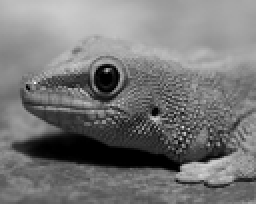
%> input picture asadk_1147299_Project1/graylizard.bmp, 128 x 102 px, shrunk from 1280 x 1024 before the run (shown 2 times larger)
$ octave --eval "downsample;"   (GNU Octave 9; MATLAB toolbox functions it lacks are replaced by stand-ins)
%> lines starting %> are read from the running program, lines starting %| are printed output that depends on the picture
%> in downsample, original is the input picture: size 102x128 uint8; min 0, max 247, mean 119.2
### asadk_1147299_Project1/bicubic_int.m
function im_zoom = bicubic_int(original, zoom, s);
%> called with zoom = 1, s = 2
w = original;
%w=rgb2gray(original);              %convert to grayscale
[r,c,d] = size(w);                  %number of rows and columns and depth
%> r = 102; c = 128; d = 1
r_new = r*zoom/s;                   %create new row and column variables
%> r_new = 51
c_new = c*zoom/s;                   %depending on up or down sample
%> c_new = 64
r_zoom = r_new/(r-1);               %
%> r_zoom = 0.505
c_zoom = c_new/(c-1);
%> c_zoom = 0.504
img = zeros(r_new,c_new,d);

[x,y,z] = derive(w,r,c,s);

img = make(r_zoom, c_zoom, img, r_new, c_new, w, x, y, z);

%im_zoom = mat2gray(img);
im_zoom = img;
end

### asadk_1147299_Project1/derive.m
function [x,y,z] = derive(w,r,c,s)
%> called with r = 102, c = 128, s = 2
x = zeros(r,c);
y = zeros(r,c);
z = zeros(r,c);
for i=1:s:r
    for j=1:s:c
        if((i==1)||(i==r))                      %horizontal edge case
            x(i,j) = 0;                         %pad zeros
        elseif ((j==1)||(j==c))                 %vertical edge case
            y(i,j) = w(i,j);                    %keep original value
        elseif ((i~=1)&&(i~=r))
            x(i,j) = (w(i+1,j)-w(i-1,j))./2;    %x derivative using slope
        elseif ((j~=1)&&(j~=c))
            y(i,j) = (w(i,j+1)-w(i,j-1))./2;    %y derivative using slope
        elseif ((i~=1)&&(i~=r)&&(j~=1)&&(j~=c)) %xy derivative using slope
            z(i,j) = (w(i+1,j+1)-w(i-1,j)-w(i,j-1)+w(i,j))./4;
        end
    end
end
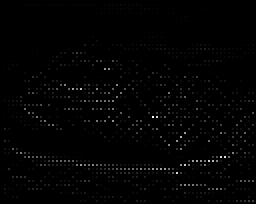
%> x: size 102x128 double (shown 2 times larger); min 0, max 93, mean 1; drawn with min black and max white
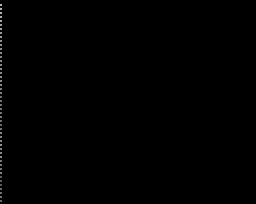
%> y: size 102x128 double (shown 2 times larger); min 0, max 180, mean 0.5
%> z: size 102x128 double; every value is 0
end

### asadk_1147299_Project1/make.m
function img = make(r_zoom, c_zoom, img, r_new, c_new, w, x, y, z)
%> called with r_zoom = 0.505, c_zoom = 0.504, r_new = 51, c_new = 64
A_inv = [1,0,0,0,0,0,0,0,0,0,0,0,0,0,0,0; 0,0,0,0,1,0,0,0,0,0,0,0,0,0,0,0; ...
    -3,3,0,0,-2,-1,0,0,0,0,0,0,0,0,0,0; 2,-2,0,0,1,1,0,0,0,0,0,0,0,0,0,0; ...
    0,0,0,0,0,0,0,0,1,0,0,0,0,0,0,0; 0,0,0,0,0,0,0,0,0,0,0,0,1,0,0,0; ...
    0,0,0,0,0,0,0,0,-3,3,0,0,-2,-1,0,0; 0,0,0,0,0,0,0,0,2,-2,0,0,1,1,0,0; ...
    -3,0,3,0,0,0,0,0,-2,0,-1,0,0,0,0,0; 0,0,0,0,-3,0,3,0,0,0,0,0,-2,0,-1,0; ...
    9,-9,-9,9,6,3,-6,-3,6,-6,3,-3,4,2,2,1; -6,6,6,-6,-3,-3,3,3,-4,4,-2,2,-2,-2,-1,-1; ...
    2,0,-2,0,0,0,0,0,1,0,1,0,0,0,0,0; 0,0,0,0,2,0,-2,0,0,0,0,0,1,0,1,0; ...
    -6,6,6,-6,-4,-2,4,2,-3,3,-3,3,-2,-1,-2,-1; 4,-4,-4,4,2,2,-2,-2,2,-2,2,-2,1,1,1,1 ];
f=zeros(16,1);
for i=0:r_new-1
    for j=0:c_new-1
        i_r = i/r_zoom;
        i_c = j/c_zoom;
        width = -(((i_r)-floor(i_r))-1);
 		height = -(((i_c)-floor(i_c))-1);
        %vector to keep index values organized
        I = [1+floor(i_r), 1+floor(i_c), 1+ceil(i_c), 1+ceil(i_r)];
		f(1) = w(I(1),I(2));                        %original
		f(2) = w(I(1),I(3));
		f(3) = w(I(4),I(2));
		f(4) = w(I(4),I(3));
		f(5) = x(I(1),I(2));                        %partial x
		f(6) = x(I(1),I(3));
		f(7) = x(I(4),I(2));
		f(8) = x(I(4),I(3));
		f(9) = y(I(1),I(2));                        %partial y
		f(10) = y(I(1),I(3));
		f(11) = y(I(4),I(2));
		f(12) = y(I(4),I(3));
		f(13) = z(I(1),I(2));                       %partial xy
		f(14) = z(I(1),I(3));
		f(15) = z(I(4),I(2));
		f(16) = z(I(4),I(3));

        alpha = A_inv*f;                            %from the eqn A*alpha=x

        pixel=0;
		for k = 1:16
	 		pixel = pixel + alpha(k).*((1-width)^(floor((k-1)/4))).*((1-height)^(mod(k-1,4)));
		end
		img(i+1,j+1,1) = pixel;
    end
end
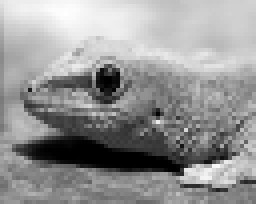
%> img: size 51x64 double (shown 4 times larger); min -0.14, max 203.8, mean 119; drawn with min black and max white
%> after the loop, f = [92; 100; 127; 124; 0; 0; 0; 23; 0; 0; 0; 0; 0; 0; 0; 0]
end

### asadk_1147299_Project1/downsample.m
function downsample
original = imread('graylizard.bmp');
%original = rgb2gray(imread('city.jpg'));
downsampled = bicubic_int(original,1,2);
%downsampled = original(1:2:end, 1:2:end);
final = bicubic_int(downsampled,2,1);
%> call 2 of derive, with r = 51, c = 64, s = 1
%> after the loop in derive (call 2), `for i=1:s:r`:
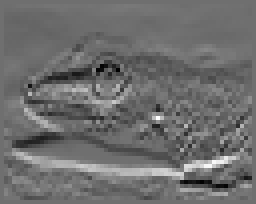
%> x: size 51x64 double (shown 4 times larger); min -72.45, max 92.64, mean -1.3; drawn with min black and max white
%> after the loop in derive (call 2), `for i=1:s:r`:
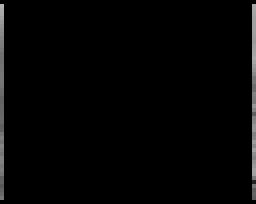
%> y: size 51x64 double (shown 4 times larger); min 0, max 176.6, mean 3.9
%> after the loop in derive (call 2), `for i=1:s:r`: z: size 51x64 double; every value is 0
%> call 2 of make, with r_zoom = 2.04, c_zoom = 2.03, r_new = 102, c_new = 128
%> after the loop in make (call 2), `for i=0:r_new-1`:
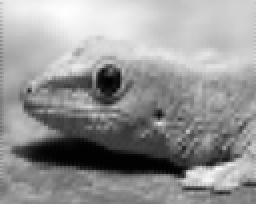
%> img: size 102x128 double (shown 2 times larger); min -1.92, max 203.8, mean 118.7; drawn with min black and max white
%> after the loop in make (call 2), `for i=0:r_new-1`: f = [93.02; 95.99; 109; 92.05; 3.03; 0; 0; 0; 0; 95.99; 0; 0; 0; 0; 0; 0]

D = abs(double(original)-double(final)).^2;
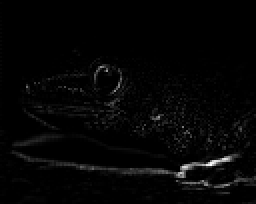
%> D: size 102x128 double (shown 2 times larger); min 0, max 33592.4, mean 699.6; drawn with min black and max white
MSE = sqrt(sum(D(:))/numel(original));
%> MSE = 26.45
display(MSE);
%| MSE = 26.450

downsampled = mat2gray(downsampled);
final = mat2gray(final);

figure;
imshow(original);
title('Original');
figure;
imshow(downsampled);
title('Downsampled by 2');
figure;
imshow(final);
title('Reupsampled by 2');
end
